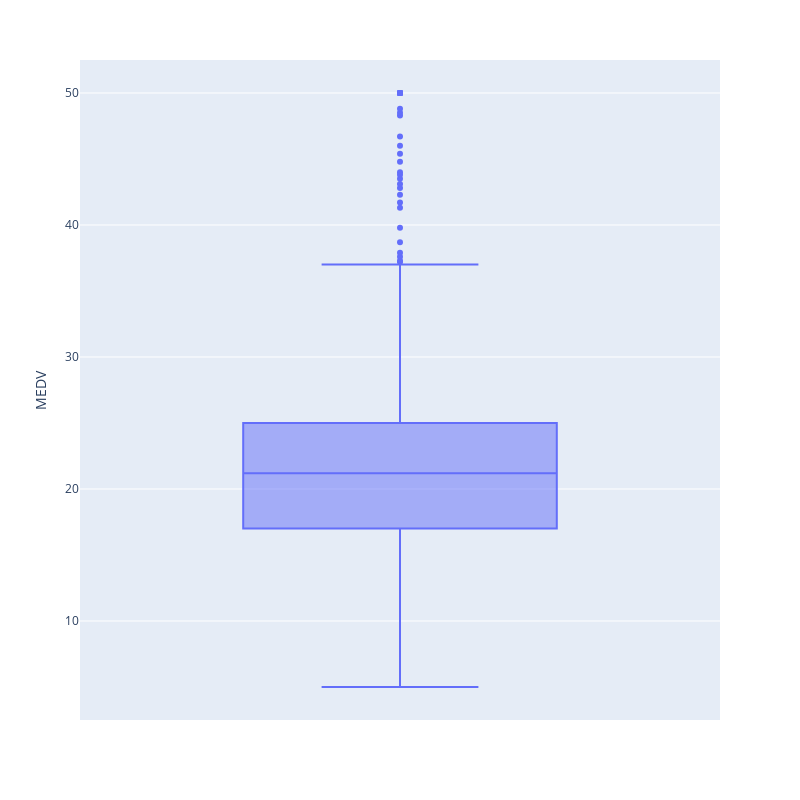

Source (notebook cell):
### Code cell
# Visualizando outliers na variável MEDV
import plotly.express as px

fig = px.box(data, y='MEDV')
fig.update_layout( width=800,height=800)
fig.show()

### Figure 1 — Plotly figure (JSON) as saved in the notebook; plotly's stock layout.template omitted (floating-point values rounded to 4 significant figures; data arrays with more than 128 entries replaced by an {"elided": "..."} marker saying what was removed)
{"data": [{"alignmentgroup": "True", "hovertemplate": "MEDV=%{y}<extra></extra>", "legendgroup": "", "marker": {"color": "#636efa"}, "name": "", "notched": false, "offsetgroup": "", "orientation": "v", "showlegend": false, "type": "box", "x0": " ", "xaxis": "x", "y": {"elided": "506 float values"}, "y0": " ", "yaxis": "y"}], "layout": {"boxmode": "group", "height": 800, "legend": {"tracegroupgap": 0}, "margin": {"t": 60}, "width": 800, "xaxis": {"anchor": "y", "autorange": true, "domain": [0, 1], "range": [-0.5, 0.5], "type": "category"}, "yaxis": {"anchor": "x", "autorange": true, "domain": [0, 1], "range": [2.5, 52.5], "title": {"text": "MEDV"}, "type": "linear"}}}
